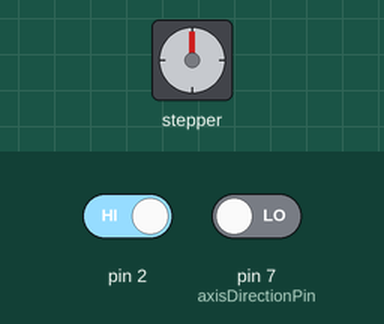
Recording of a sketch running on a simulated Arduino Uno, built with avr-gcc and run on an emulated ATmega328P. Parts: stepper motor. The test bench sets the inputs (shaded band); at power-on: pin 2 HIGH, pin 7 (axisDirectionPin) LOW. Stepper angles assume 2048 steps per turn.

Above: at 1.2 s.
1.3 s: pin 2 driven LOW
Timing chart, 0 to 4.3 s (numbered marks = the images above; inputs shaded):
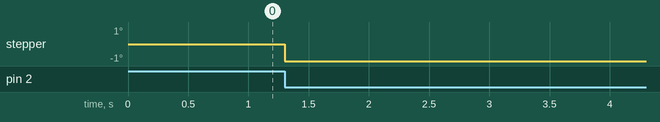

The sketch:

stepper_controller.ino
```cpp
//Simple project to allow GRBL control of a 5V Stepper Motor 28BYJ-48 Drive Test Module Board ULN2003 5 Line 4 Phase
#include <Stepper.h>

//Connect to pin     IN 1   2  3   4 on driver board
Stepper myStepper(2048, 8, 10, 9, 11);

// Connect to x, y or z axis direction pin on GRBL board
int axisDirectionPin= 7;

void setup()
{
  pinMode(axisDirectionPin, INPUT);

  //Detect falling edge of GRBL axis step pulse (x, y or z)
  //Connect pin to x, y or z axis step pulse pin on GRBL board
  attachInterrupt(0, interrupt, FALLING);
}

void loop()
{
}

void interrupt()
{
  //Step one position in the specified direction
  if(digitalRead(axisDirectionPin) == HIGH)
  {
	myStepper.step(1);
  }
  else
  {
	myStepper.step(-1);
  }
}
```
